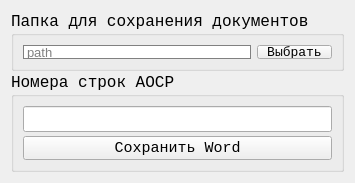
<?xml version="1.0" encoding="UTF-8"?>
<ui version="4.0">
 <class>Form</class>
 <widget class="QWidget" name="Form">
  <property name="windowModality">
   <enum>Qt::ApplicationModal</enum>
  </property>
  <property name="enabled">
   <bool>true</bool>
  </property>
  <property name="geometry">
   <rect>
    <x>0</x>
    <y>0</y>
    <width>324</width>
    <height>181</height>
   </rect>
  </property>
  <property name="sizePolicy">
   <sizepolicy hsizetype="Preferred" vsizetype="Preferred">
    <horstretch>0</horstretch>
    <verstretch>0</verstretch>
   </sizepolicy>
  </property>
  <property name="maximumSize">
   <size>
    <width>324</width>
    <height>181</height>
   </size>
  </property>
  <property name="windowTitle">
   <string>AFDsoftAOSR v1.4</string>
  </property>
  <property name="windowIcon">
   <iconset>
    <normaloff>icon.ico</normaloff>icon.ico</iconset>
  </property>
  <property name="styleSheet">
   <string notr="true">#lbDir {
background-color: rgb(255, 255, 255);
border: 1px solid;
border-color: grey;
color: grey;
}
#dp_update{
	margin: 10px 20px;
}</string>
  </property>
  <layout class="QGridLayout" name="gridLayout_4">
   <item row="0" column="0">
    <layout class="QGridLayout" name="gridLayout_3">
     <property name="spacing">
      <number>1</number>
     </property>
     <item row="1" column="0">
      <widget class="QGroupBox" name="groupBox_2">
       <property name="minimumSize">
        <size>
         <width>0</width>
         <height>100</height>
        </size>
       </property>
       <property name="maximumSize">
        <size>
         <width>16777215</width>
         <height>100</height>
        </size>
       </property>
       <property name="font">
        <font>
         <family>Consolas</family>
         <pointsize>12</pointsize>
        </font>
       </property>
       <property name="title">
        <string>Номера строк АОСР</string>
       </property>
       <layout class="QGridLayout" name="gridLayout">
        <item row="0" column="0" colspan="2">
         <widget class="QLineEdit" name="lineACT">
          <property name="minimumSize">
           <size>
            <width>0</width>
            <height>26</height>
           </size>
          </property>
          <property name="font">
           <font>
            <family>Franklin Gothic Book</family>
            <pointsize>11</pointsize>
           </font>
          </property>
          <property name="toolTip">
           <string>&lt;html&gt;&lt;head/&gt;&lt;body&gt;&lt;p&gt;1-9&lt;br/&gt;ввести первую и последнию сторку Входного контроля&lt;/p&gt;&lt;/body&gt;&lt;/html&gt;</string>
          </property>
         </widget>
        </item>
        <item row="1" column="0" colspan="2">
         <widget class="QPushButton" name="btnACT">
          <property name="font">
           <font>
            <family>Consolas</family>
            <pointsize>11</pointsize>
           </font>
          </property>
          <property name="focusPolicy">
           <enum>Qt::StrongFocus</enum>
          </property>
          <property name="text">
           <string>Сохранить Word</string>
          </property>
         </widget>
        </item>
       </layout>
      </widget>
     </item>
     <item row="0" column="0">
      <widget class="QGroupBox" name="groupBox_1">
       <property name="minimumSize">
        <size>
         <width>0</width>
         <height>60</height>
        </size>
       </property>
       <property name="maximumSize">
        <size>
         <width>16777215</width>
         <height>60</height>
        </size>
       </property>
       <property name="font">
        <font>
         <family>Consolas</family>
         <pointsize>12</pointsize>
        </font>
       </property>
       <property name="title">
        <string>Папка для сохранения документов</string>
       </property>
       <layout class="QGridLayout" name="gridLayout_5">
        <item row="0" column="0">
         <widget class="QLabel" name="lbDir">
          <property name="font">
           <font>
            <pointsize>10</pointsize>
           </font>
          </property>
          <property name="styleSheet">
           <string notr="true"/>
          </property>
          <property name="text">
           <string>path</string>
          </property>
          <property name="buddy">
           <cstring>btnDir</cstring>
          </property>
         </widget>
        </item>
        <item row="0" column="1">
         <widget class="QPushButton" name="btnDir">
          <property name="maximumSize">
           <size>
            <width>75</width>
            <height>16777215</height>
           </size>
          </property>
          <property name="font">
           <font>
            <family>Consolas</family>
            <pointsize>10</pointsize>
           </font>
          </property>
          <property name="text">
           <string>Выбрать</string>
          </property>
          <property name="autoDefault">
           <bool>true</bool>
          </property>
         </widget>
        </item>
       </layout>
      </widget>
     </item>
    </layout>
   </item>
  </layout>
 </widget>
 <tabstops>
  <tabstop>btnDir</tabstop>
  <tabstop>lineACT</tabstop>
  <tabstop>btnACT</tabstop>
 </tabstops>
 <resources/>
 <connections>
  <connection>
   <sender>btnACT</sender>
   <signal>clicked()</signal>
   <receiver>lineACT</receiver>
   <slot>selectAll()</slot>
   <hints>
    <hint type="sourcelabel">
     <x>117</x>
     <y>163</y>
    </hint>
    <hint type="destinationlabel">
     <x>112</x>
     <y>130</y>
    </hint>
   </hints>
  </connection>
 </connections>
</ui>
